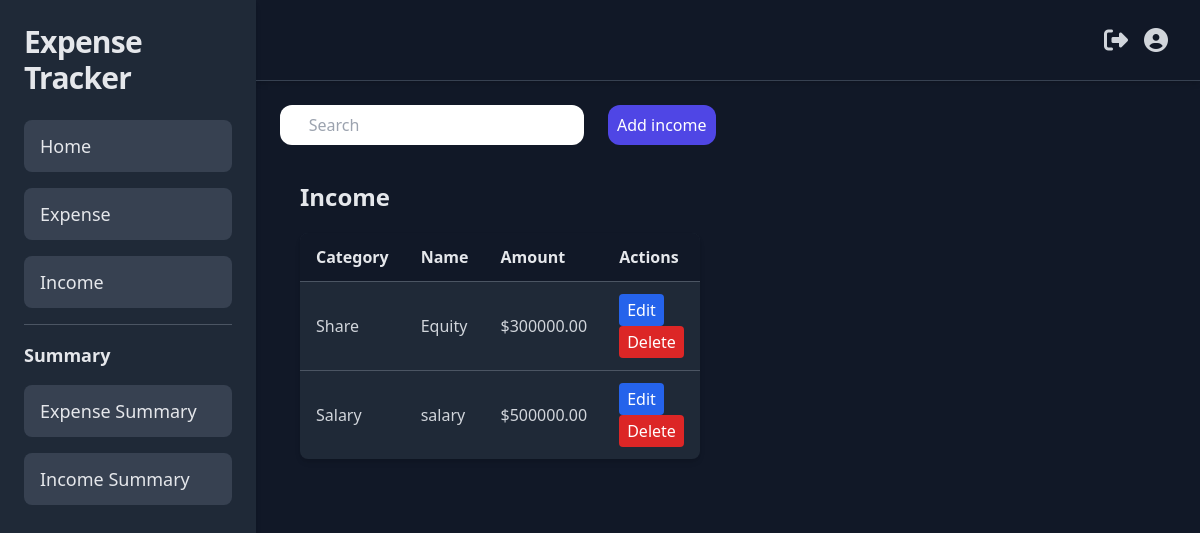
Screenshot of /income/ (signed in) with the database file from the repository.
### core/models.py (models this page shows, shortened)
class Income(models.Model):
    user = models.ForeignKey(User, on_delete=models.CASCADE)
    name = models.CharField(max_length=200)
    amount = models.FloatField()
    date = models.DateField(auto_now_add=True)
    category = models.ForeignKey('IncomeCategory', on_delete=models.CASCADE)
    description = models.TextField()

class IncomeCategory(models.Model):
    name = models.CharField(max_length=100)
    class Meta:
        verbose_name_plural = "Income Categories"
    def __str__(self):
        return self.name

### core/views.py (the view)
# urls.py: path('income/', income, name='income'),
def income(request):
    if request.method == 'POST':
        name=request.POST['name']
        amount=request.POST['amount']
        description=request.POST['description']
        cat=request.POST.get('category')
        category=IncomeCategory.objects.get(name=cat)
        income=Income(user=request.user,name=name,amount=amount,description=description,category=category)
        income.save()
        return redirect('income')
    else:
        income=request.user.income_set.all()
        income_category=IncomeCategory.objects.all()
        content_send={
            'incomes':income,
            'income_category':income_category
        }
        return render(request, 'core/income.html',content_send)

### core/templates/core/income.html (shortened to what this page needs)
{% extends 'core/base.html' %} {% block content %}
<div class="main flex-col">
<div class="add_income flex justify-end gap-x-6 ">
  <input type="text" id="search" class="search w-[70%] p-2 rounded-xl" placeholder="     Search" />
  <button id="add" class="add_expense bg-indigo-600 w-[25%] p-2 text-white rounded-xl" onclick="add_income()">Add income</button>
</div>
<div id="expense" class="container mx-auto mt-4 pr-50  p-5 rounded-xl">
  <h1 class="text-2xl font-bold mb-5">Income</h1>
  <table id="table" class="w-full border-collapse bg-gray-800 shadow-md rounded-lg overflow-hidden">
    <thead class="bg-gray-900 text-gray-200">
      <tr>
        <th class="px-4 py-3 text-left">Category</th>
        <th class="px-4 py-3 text-left">Name</th>
        <th class="px-4 py-3 text-left">Amount</th>
        <th class="px-4 py-3 text-left">Actions</th>
      </tr>
    </thead>
    <tbody class="text-gray-300">
      {% for incom in incomes %}
      <tr class="hover:bg-gray-700 transition-colors duration-200">
        <td class="border-t border-gray-600 px-4 py-3 capitalize">{{ incom.category }}</td>
        <td class="border-t border-gray-600 px-4 py-3">{{ incom.name }}</td>
        <td class="border-t border-gray-600 px-4 py-3">${{ incom.amount|floatformat:2 }}</td>
        <td class="border-t border-gray-600 px-4 py-3">
          <a href="{% url 'update_income' incom.id%}"><button id="Edit" class="bg-blue-600 text-white px-2 py-1 rounded hover:bg-blue-500 transition-colors duration-200 mr-2">Edit</button></a>
          <a href="{% url 'delete_income' incom.id%}"><button class="bg-red-600 text-white px-2 py-1 rounded hover:bg-red-500 transition-colors duration-200">Delete</button></a>
      </td>
      </tr>
      {% endfor %}
    </tbody>
  </table>
  </div>
</div>
{% endblock %}

### core/templates/core/base.html (style rules this page uses)
.shadow-md { box-shadow: 0 4px 6px rgba(0, 0, 0, 0.1); }

### rows the page displays
Income: category "Share", name "Equity", amount "300000.00"
Income: category "Salary", name "salary", amount "500000.00"
